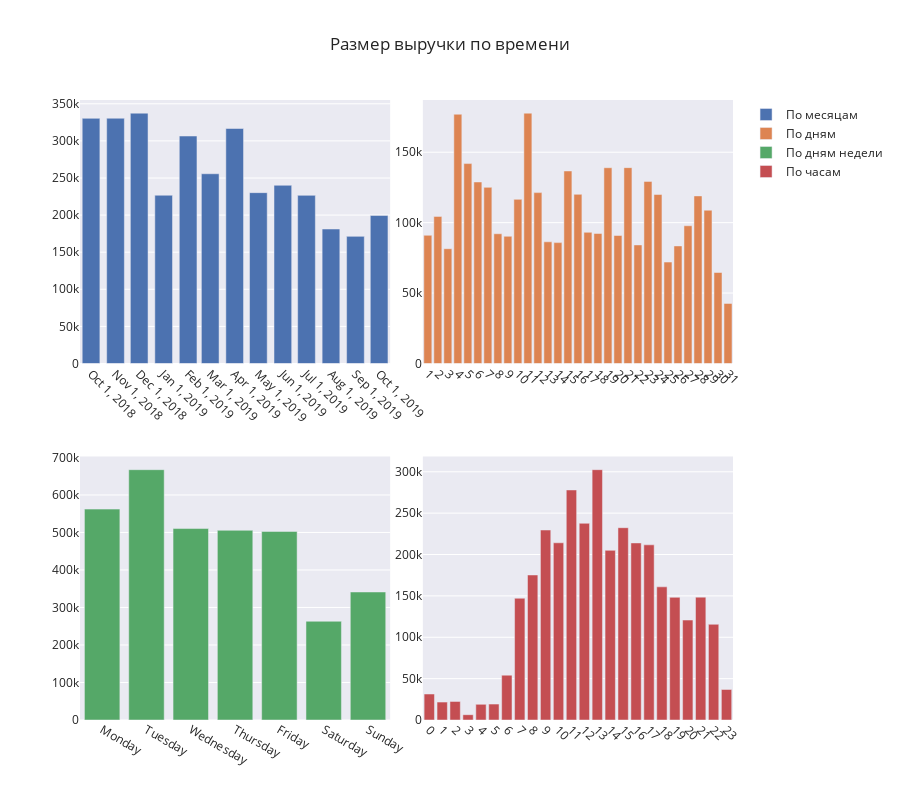

This figure's notebook cell:
### Code cell
fig = plot_bar_nm(2, 2, revenue_params)

fig.update_xaxes(tickangle=45, tickvals = revenue_pivot_by_month['month'], showgrid=False, row=1, col=1)
fig.update_xaxes(tickangle=45, tickvals = revenue_pivot_by_day['day'], showgrid=False, row=1, col=2)
fig.update_xaxes(showgrid=False, row=2, col=1)
fig.update_xaxes(tickangle=45, tickvals = revenue_pivot_by_hour['hour'], showgrid=False, row=2, col=2)

fig.update_layout(title_text='Размер выручки по времени', height=800)
fig.show()

### Figure 1 — Plotly figure (JSON) as saved in the notebook; plotly's stock layout.template omitted (floating-point values rounded to 4 significant figures)
{"data": [{"hoverinfo": "y", "name": "По месяцам", "type": "bar", "x": ["2018-10-01T00:00:00", "2018-11-01T00:00:00", "2018-12-01T00:00:00", "2019-01-01T00:00:00", "2019-02-01T00:00:00", "2019-03-01T00:00:00", "2019-04-01T00:00:00", "2019-05-01T00:00:00", "2019-06-01T00:00:00", "2019-07-01T00:00:00", "2019-08-01T00:00:00", "2019-09-01T00:00:00", "2019-10-01T00:00:00"], "xaxis": "x", "y": [330376, 330524, 337339, 226771, 306537, 255693, 316691, 230238, 240178, 226600, 181231, 171320, 199509], "yaxis": "y"}, {"hoverinfo": "y", "name": "По дням", "type": "bar", "x": [1, 2, 3, 4, 5, 6, 7, 8, 9, 10, 11, 12, 13, 14, 15, 16, 17, 18, 19, 20, 21, 22, 23, 24, 25, 26, 27, 28, 29, 30, 31], "xaxis": "x2", "y": [91027, 104454, 81494, 176980, 141937, 128877, 125059, 92112, 90315, 116546, 177723, 121316, 86395, 85831, 136685, 120099, 93149, 92304, 138985, 90876, 139044, 84180, 129299, 119972, 72012, 83474, 97788, 118985, 108829, 64610, 42650], "yaxis": "y2"}, {"hoverinfo": "y", "name": "По дням недели", "type": "bar", "x": ["Monday", "Tuesday", "Wednesday", "Thursday", "Friday", "Saturday", "Sunday"], "xaxis": "x3", "y": [562194, 667362, 510426, 505725, 502745, 263256, 341299], "yaxis": "y3"}, {"hoverinfo": "y", "name": "По часам", "type": "bar", "x": [0, 1, 2, 3, 4, 5, 6, 7, 8, 9, 10, 11, 12, 13, 14, 15, 16, 17, 18, 19, 20, 21, 22, 23], "xaxis": "x4", "y": [31392, 21633, 22479, 6415, 18937, 19232, 54184, 147160, 175268, 229596, 214164, 278014, 237762, 302528, 205039, 232408, 213997, 211703, 160943, 148266, 120795, 148492, 115672, 36928], "yaxis": "y4"}], "layout": {"height": 800, "title": {"text": "Размер выручки по времени"}, "xaxis": {"anchor": "y", "domain": [0, 0.475], "showgrid": false, "tickangle": 45, "tickvals": ["2018-10-01T00:00:00", "2018-11-01T00:00:00", "2018-12-01T00:00:00", "2019-01-01T00:00:00", "2019-02-01T00:00:00", "2019-03-01T00:00:00", "2019-04-01T00:00:00", "2019-05-01T00:00:00", "2019-06-01T00:00:00", "2019-07-01T00:00:00", "2019-08-01T00:00:00", "2019-09-01T00:00:00", "2019-10-01T00:00:00"]}, "xaxis2": {"anchor": "y2", "domain": [0.525, 1], "showgrid": false, "tickangle": 45, "tickvals": [1, 2, 3, 4, 5, 6, 7, 8, 9, 10, 11, 12, 13, 14, 15, 16, 17, 18, 19, 20, 21, 22, 23, 24, 25, 26, 27, 28, 29, 30, 31]}, "xaxis3": {"anchor": "y3", "domain": [0, 0.475], "showgrid": false}, "xaxis4": {"anchor": "y4", "domain": [0.525, 1], "showgrid": false, "tickangle": 45, "tickvals": [0, 1, 2, 3, 4, 5, 6, 7, 8, 9, 10, 11, 12, 13, 14, 15, 16, 17, 18, 19, 20, 21, 22, 23]}, "yaxis": {"anchor": "x", "domain": [0.575, 1]}, "yaxis2": {"anchor": "x2", "domain": [0.575, 1]}, "yaxis3": {"anchor": "x3", "domain": [0, 0.425]}, "yaxis4": {"anchor": "x4", "domain": [0, 0.425]}}}
